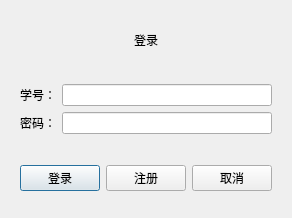
<?xml version="1.0" encoding="UTF-8"?>
<ui version="4.0">
 <class>Login_student</class>
 <widget class="QDialog" name="Login_student">
  <property name="geometry">
   <rect>
    <x>0</x>
    <y>0</y>
    <width>184</width>
    <height>218</height>
   </rect>
  </property>
  <property name="windowTitle">
   <string>Dialog</string>
  </property>
  <layout class="QVBoxLayout" name="verticalLayout_2">
   <item>
    <widget class="QWidget" name="widget" native="true">
     <layout class="QVBoxLayout" name="verticalLayout">
      <item>
       <widget class="QLabel" name="label">
        <property name="text">
         <string>登录</string>
        </property>
        <property name="alignment">
         <set>Qt::AlignCenter</set>
        </property>
       </widget>
      </item>
     </layout>
    </widget>
   </item>
   <item>
    <widget class="QWidget" name="widget_2" native="true">
     <layout class="QGridLayout" name="gridLayout">
      <item row="0" column="0">
       <widget class="QLabel" name="usernameLable">
        <property name="text">
         <string>学号：</string>
        </property>
       </widget>
      </item>
      <item row="0" column="1">
       <widget class="QLineEdit" name="usernameLine"/>
      </item>
      <item row="1" column="1">
       <widget class="QLineEdit" name="passwordLine"/>
      </item>
      <item row="1" column="0">
       <widget class="QLabel" name="passwordLable">
        <property name="text">
         <string>密码：</string>
        </property>
       </widget>
      </item>
     </layout>
    </widget>
   </item>
   <item>
    <widget class="QWidget" name="widget_3" native="true">
     <layout class="QHBoxLayout" name="horizontalLayout">
      <item>
       <widget class="QPushButton" name="loginBtn">
        <property name="text">
         <string>登录</string>
        </property>
       </widget>
      </item>
      <item>
       <widget class="QPushButton" name="registerBtn">
        <property name="text">
         <string>注册</string>
        </property>
       </widget>
      </item>
      <item>
       <widget class="QPushButton" name="closeBtn">
        <property name="text">
         <string>取消</string>
        </property>
       </widget>
      </item>
     </layout>
    </widget>
   </item>
  </layout>
 </widget>
 <resources/>
 <connections/>
</ui>
